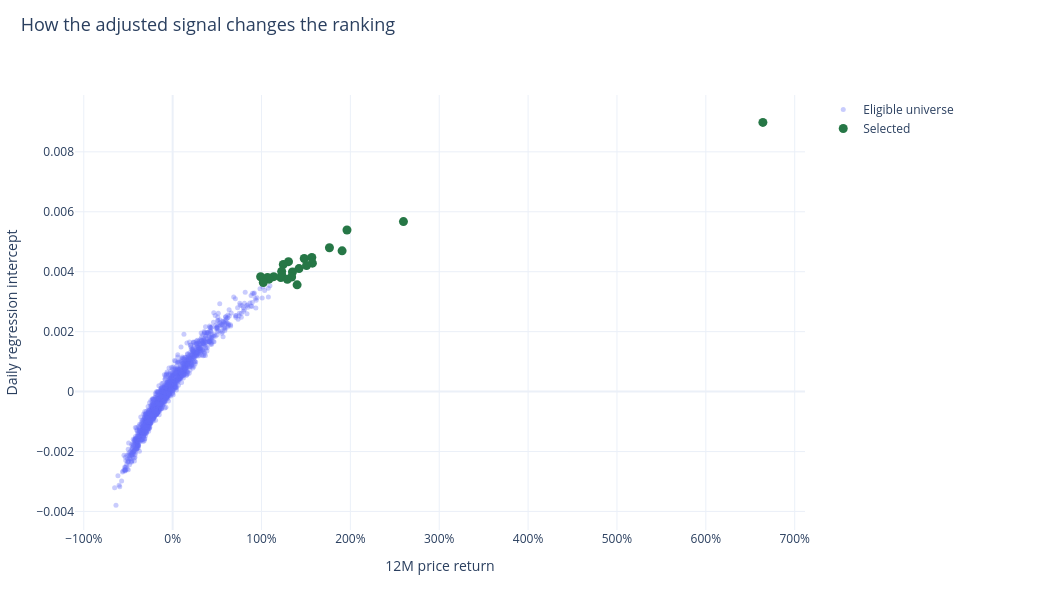

Notebook code for this chart:
### Markdown cell above
## 2. Universe → ranking → actual portfolio

The example uses the latest monthly N=24 signal and exposes the ranking inputs and actual target weights.

### Code cell
research.snapshot()

### Figure 1 — Plotly figure (JSON) as saved in the notebook; plotly's stock layout.template omitted (floating-point values rounded to 4 significant figures; data arrays with more than 128 entries replaced by an {"elided": "..."} marker saying what was removed)
{"data": [{"marker": {"opacity": 0.35, "size": 5}, "mode": "markers", "name": "Eligible universe", "type": "scatter", "x": {"elided": "1472 float values"}, "y": {"elided": "1472 float values"}}, {"marker": {"color": "#267746", "size": 9}, "mode": "markers", "name": "Selected", "type": "scatter", "x": [6.642, 2.597, 1.962, 1.764, 1.907, 1.566, 1.481, 1.304, 1.573, 1.245, 1.507, 1.422, 1.227, 1.348, 1.228, 1.137, 0.99, 1.339, 1.068, 1.217, 1.084, 1.291, 1.02, 1.401], "y": [0.008983, 0.005672, 0.005391, 0.004798, 0.004696, 0.004473, 0.00444, 0.004335, 0.004286, 0.004243, 0.004209, 0.004105, 0.004011, 0.003989, 0.003886, 0.003835, 0.003831, 0.003824, 0.00381, 0.003806, 0.003752, 0.003746, 0.003638, 0.003561]}], "layout": {"height": 610, "hovermode": "x unified", "legend": {"font": {"size": 12}, "itemclick": "toggle", "itemdoubleclick": "toggleothers", "x": 1.025, "y": 1}, "margin": {"b": 80, "l": 75, "r": 235, "t": 95}, "title": {"font": {"size": 18}, "text": "How the adjusted signal changes the ranking", "x": 0.02, "y": 0.97}, "width": 1040, "xaxis": {"tickformat": ".0%", "title": {"text": "12M price return"}}, "yaxis": {"title": {"text": "Daily regression intercept"}}}}
